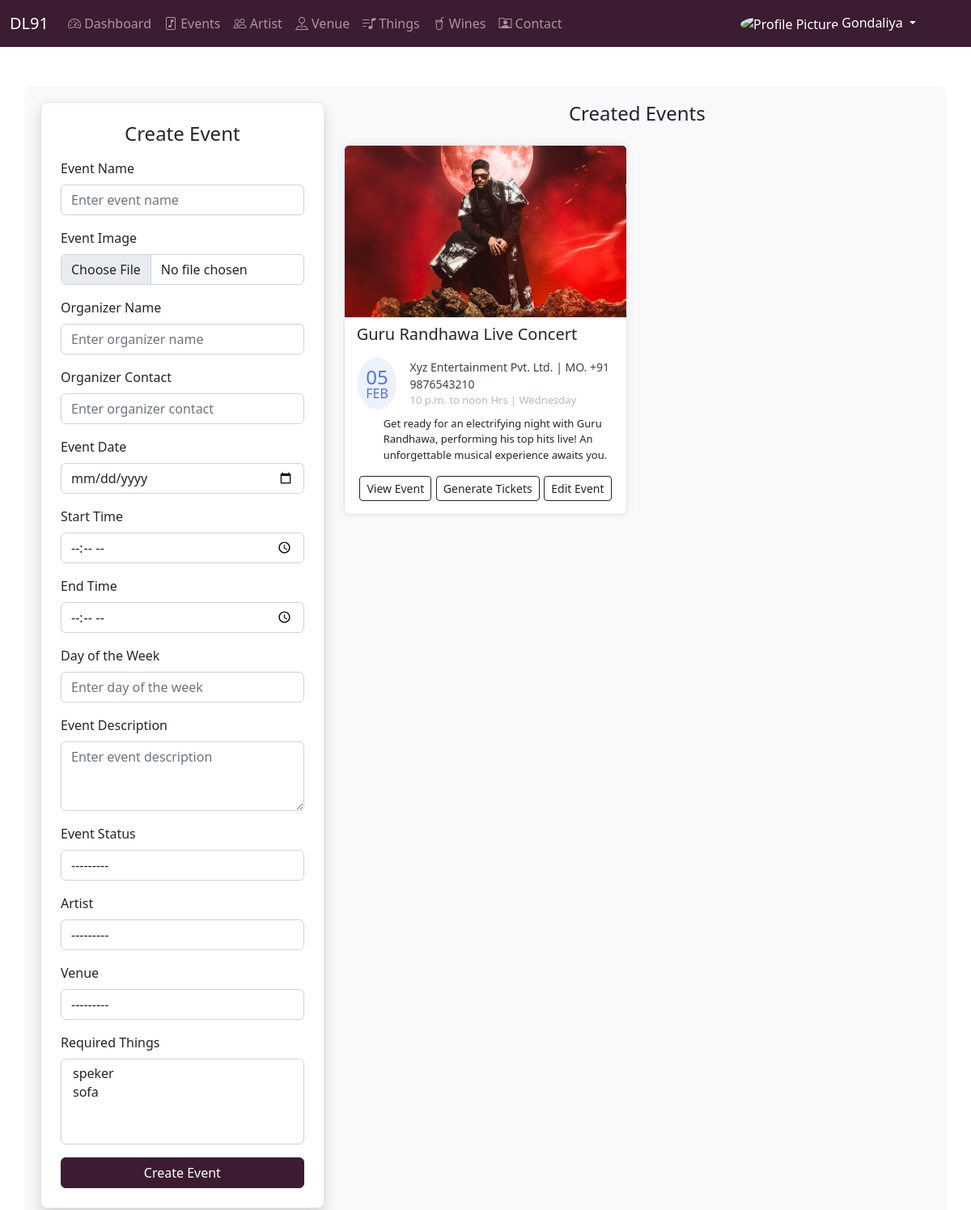
/events/ (signed in), run on an earlier commit of the app's database.
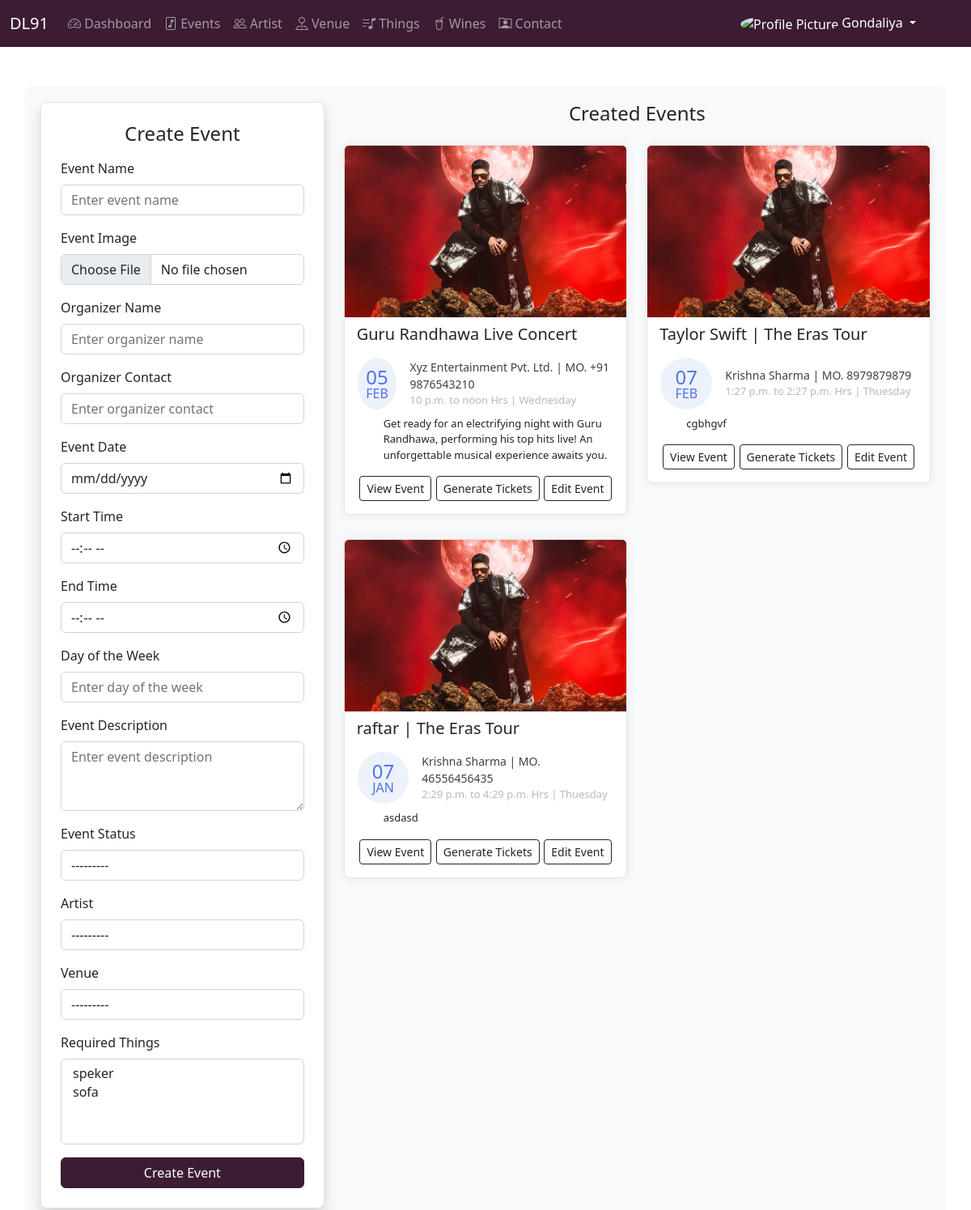
And on a later commit of the database.
### apps/events/models.py (models this page shows)
class Event(BaseClass):
    EVENT_STATUS_CHOICES = [
        ('Upcoming', 'Upcoming'),
        ('Ongoing', 'Ongoing'),
        ('Completed', 'Completed'),
        ('Cancelled', 'Cancelled'),
    ]
    manager = models.ForeignKey(Manager, on_delete=models.CASCADE)
    event_name = models.CharField(max_length=255)
    event_image = models.ImageField(upload_to='event_images/', null=True, blank=True)  # Event Image
    event_organizer_name = models.CharField(max_length=255)  # Organizer Name
    event_organizer_contact = models.CharField(max_length=20)  # Organizer Contact
    event_date = models.DateField()  # Event Date
    event_start_time = models.TimeField()
    event_end_time = models.TimeField()
    event_day_of_week = models.CharField(max_length=20)  # Day of the week
    event_description = models.TextField()  # Event Description
    event_status = models.CharField(max_length=20, choices=EVENT_STATUS_CHOICES)  # Event Status
    artist = models.ForeignKey(Artist, on_delete=models.CASCADE)  # Artist Name
    venue = models.ForeignKey(Venue, on_delete=models.CASCADE)  # Venue Name
    required_thing = models.ManyToManyField(RequiredThing)  # Things Required for the event
    def __str__(self):
        return f"{self.event_name} - {self.artist} on {self.event_date} | {self.event_start_time} - {self.event_end_time}"

### apps/dashboard/views.py (the view)
# urls.py: path('events/', DashboardViews.events, name='events'),
    @login_required
    def events(request):
        manager_id_ = request.session.get('manager_id')  # Get the manager_id from the session
        if not manager_id_:
            messages.error(request, 'Manager not found in session. Please log in again.')
            return redirect('login')  # Redirect to the login page if no manager_id
        events = Event.objects.filter(manager_id=manager_id_)  # Fetch events for the manager
        if request.method == "POST":
            form = EventForm(request.POST, request.FILES)
            if form.is_valid():
                event = form.save(commit=False)
                event.manager_id = manager_id_  # Assign the manager_id to the event
                event.save()
                messages.success(request, 'Event created successfully!')
                return redirect('events')  # Redirect to refresh the page
            else:
                print(form.errors)  # Log form errors for debugging
                messages.error(request, 'Error creating event. Please try again.')
                return redirect('events')
        else:
            form = EventForm()
        print(events)
        context = {'form': form, 'events': events, 'manager_id': manager_id_}
        return render(request, 'dashboard/events.html', context)

### apps/artist/models.py (called while the page is built)
    def __str__(self):
        return self.stage_name

### apps/dashboard/views.py (called while the page is built)
def login_required(view_func):
    @wraps(view_func)
    def wrapper(request, *args, **kwargs):
        if 'manager_id' in request.session:
            return view_func(request, *args, **kwargs)
        else:
            messages.error(request, 'You are not logged in. Please log in to access the dashboard.')
            return redirect('login')
    return wrapper

### apps/managers/models.py (called while the page is built)
    def __str__(self):
        return self.name

    def __str__(self):
        return f"{self.name}"

### apps/dashboard/templates/dashboard/events.html (shortened to what this page needs)
{% extends 'dashboard/base.html' %}
{% load static %}
{% block body %}
<div class="container mt-5 event-container">
  <div class="row">
    <div class="col-md-4">
      <div class="card p-4 shadow">
        <h4 class="text-center mb-3">Create Event</h4>
        <form action="{% url 'events' %}" method="post" enctype="multipart/form-data">
          <div class="mb-3">
            <label class="form-label">Event Name</label>
            {{ form.event_name }}
          </div>
          <div class="mb-3">
            <label class="form-label">Event Image</label>
            {{ form.event_image }}
          </div>
          <div class="mb-3">
            <label class="form-label">Organizer Name</label>
            {{ form.event_organizer_name }}
          </div>
          <div class="mb-3">
            <label class="form-label">Organizer Contact</label>
            {{ form.event_organizer_contact }}
          </div>
          <div class="mb-3">
            <label class="form-label">Event Date</label>
            {{ form.event_date }}
          </div>
          <div class="mb-3">
            <label class="form-label">Start Time</label>
            {{ form.event_start_time }}
          </div>
          <div class="mb-3">
            <label class="form-label">End Time</label>
            {{ form.event_end_time }}
          </div>
          <div class="mb-3">
            <label class="form-label">Day of the Week</label>
            {{ form.event_day_of_week }}
          </div>
          <div class="mb-3">
            <label class="form-label">Event Description</label>
            {{ form.event_description }}
          </div>
          <div class="mb-3">
            <label class="form-label">Event Status</label>
            {{ form.event_status }}
          </div>
          <div class="mb-3">
            <label class="form-label">Artist</label>
            {{ form.artist }}
          </div>
          <div class="mb-3">
            <label class="form-label">Venue</label>
            {{ form.venue }}
          </div>
          <div class="mb-3">
            <label class="form-label">Required Things</label>
            {{ form.required_thing }}
          </div>
          <button type="submit" class="btn btn-primary w-100">Create Event</button>
        </form>
      </div>
    </div>
    <div class="col-md-8">
      <h4 class="text-center mb-4">Created Events</h4>
      <div class="row">
        {% for event in events %}
        <div class="col-lg-6">
          <div class="card card-margin">
            <img src="{{ event.event_image.url }}" class="card-img-top" alt="{{ event.event_name }}">
            <div class="card-header no-border">
              <h5 class="card-title">{{event.event_name}}</h5>
            </div>
            <div class="card-body pt-0">
              <div class="widget-49">
                <div class="widget-49-title-wrapper">
                  <div class="widget-49-date-primary">
                    <span class="widget-49-date-day">{{ event.event_date|date:"d"}}</span>
                    <span class="widget-49-date-month">{{event.event_date|date:"M"}}</span>
                  </div>
                  <div class="widget-49-meeting-info">
                    <span class="widget-49-pro-title">{{event.event_organizer_name|title}} | MO.
                      {{event.event_organizer_contact}}</span>
                    <span class="widget-49-meeting-time">{{event.event_start_time}} to {{event.event_end_time}} Hrs |
                      {{event.event_day_of_week}}</span>
                  </div>
                </div>
                <ol class="widget-49-meeting-points">
                  <span class="widget-49-meeting-time">{{event.event_description|truncatewords:20 }} </span>
                </ol>
                <div class="d-flex justify-content-around">
                  <a href="#" class="btn btn-sm btn-flash-border-primary border border-dark">View Event</a>
                  <a href="#" class="btn btn-sm btn-flash-border-primary border border-dark" data-bs-toggle="modal"
                    data-bs-target="#ticketModal">
                    Generate Tickets
                  </a>
                  <a href="#" class="btn btn-sm btn-flash-border-primary border border-dark">Edit Event</a>
                </div>
              </div>
            </div>
          </div>
        </div>
        {% empty %}
        <p class="text-center">No events created yet.</p>
        {% endfor %}
      </div>
    </div>
  </div>
</div>
{% endblock %}

### apps/dashboard/templates/dashboard/base.html (shortened to what this page needs)
{% load static %}
<!DOCTYPE html>
<html lang="en">
<head>
    <link
      rel="stylesheet"
      href="https://cdn.jsdelivr.net/npm/bootstrap-icons@1.11.3/font/bootstrap-icons.min.css"
    />
    <link
      href="{% static 'dashboard/css/bootstrap.min.css' %}"
      rel="stylesheet"
    />
</head>
<body>
    <nav class="navbar navbar-expand-lg navbar-dark DL91_BG">
      <div class="container-fluid">
        <a class="navbar-brand" href="#">DL91</a>
        <div class="collapse navbar-collapse" id="navbarText">
          <ul class="navbar-nav me-auto mb-2 mb-lg-0">
            <li class="nav-item">
              <a class="nav-link" href="{% url 'dashboard' %}"><i class="bi bi-speedometer2"></i> Dashboard</a>
            </li>
            <li class="nav-item">
              <a class="nav-link" href="{% url 'events' %}"><i class="bi bi-file-music"></i> Events</a>
            </li>
            <li class="nav-item">
              <a class="nav-link" href="{% url 'artists' %}"><i class="bi bi-people"></i> Artist</a>
            </li>
            <li class="nav-item">
              <a class="nav-link" href="{% url 'venues_view' %}"><i class="bi bi-pin-map"></i> Venue</a>
            </li>
            <li class="nav-item">
              <a class="nav-link" href="{% url 'things_view' %}"><i class="bi bi-music-note-list"></i> Things</a>
            </li>
            <li class="nav-item">
              <a class="nav-link" href="{% url 'wines_view' %}"><i class="bi bi-cup-straw"></i> Wines</a>
            </li>
            <li class="nav-item">
              <a class="nav-link" href="{% url 'contact_view' %}"><i class="bi bi-person-rolodex"></i> Contact</a>
            </li>
          </ul>
          <ul class="navbar-nav ml-auto">
            <li class="nav-item dropdown me-5">
              <a
                class="nav-link dropdown-toggle text-white"
                href="#"
                role="button"
                data-bs-toggle="dropdown"
                aria-expanded="false"
              >
                <img src="https://img.freepik.com/free-psd/portrait-man-teenager-isolated_23-2151745771.jpg" alt="Profile Picture" class="rounded-circle" width="30" height="30" />
                {{request.session.manager_name|title}}
              </a>
            </li>
          </ul>
        </div>
      </div>
    </nav>
    {% block body %}
    {% endblock %}
</body>
</html>

### apps/dashboard/templates/dashboard/events.html (style rules this page uses)
.event-container { background-color: #f8f9fa; padding: 20px; border-radius: 10px; }
.card-margin { margin-bottom: 1.875rem; }
.card { border: 0; box-shadow: 0px 0px 10px 0px rgba(82, 63, 105, 0.1); -webkit-box-shadow: 0px 0px 10px 0px rgba(82, 63, 105, 0.1); -moz-box-shadow: 0px 0px 10px 0px rgba(82, 63, 105, 0.1); -ms-box-shadow: 0px 0px 10px 0px rgba(82, 63, 105, 0.1); }
.card { position: relative; display: flex; flex-direction: column; min-width: 0; word-wrap: break-word; background-color: #ffffff; background-clip: border-box; border: 1px solid #e6e4e9; border-radius: 8px; }
.card .card-header.no-border { border: 0; }
.card .card-header { background: none; padding: 0 0.9375rem; font-weight: 500; display: flex; align-items: center; min-height: 50px; }
.widget-49 .widget-49-title-wrapper { display: flex; align-items: center; }
.widget-49 .widget-49-title-wrapper .widget-49-date-primary { display: flex; align-items: center; justify-content: center; flex-direction: column; background-color: #edf1fc; width: 4rem; height: 4rem; border-radius: 50%; }
.widget-49 .widget-49-title-wrapper .widget-49-date-primary .widget-49-date-day { color: #4e73e5; font-weight: 500; font-size: 1.5rem; line-height: 1; }
.widget-49 .widget-49-title-wrapper .widget-49-date-primary .widget-49-date-month { color: #4e73e5; line-height: 1; font-size: 1rem; text-transform: uppercase; }
.widget-49 .widget-49-title-wrapper .widget-49-meeting-info { display: flex; flex-direction: column; margin-left: 1rem; }
.widget-49 .widget-49-title-wrapper .widget-49-meeting-info .widget-49-pro-title { color: #3c4142; font-size: 14px; }
.widget-49 .widget-49-title-wrapper .widget-49-meeting-info .widget-49-meeting-time { color: #B1BAC5; font-size: 13px; }
.widget-49 .widget-49-meeting-points { font-weight: 400; font-size: 13px; margin-top: .5rem; }

### apps/dashboard/templates/dashboard/base.html (style rules this page uses)
:root { --black: #1a1a1d; --white: #ffffff; --darkWine: #3b1c32; --lightWine: #6a1e55; --skyWine: #a64d79; }
.DL91_BG { background-color: var(--darkWine); color: var(--white); }

What changed in the data, as far as the page shows it:
added Event: event_image (picture), event_name "Taylor Swift | The Eras Tour", event_date "07", event_date "FEB", event_organizer_name "Krishna Sharma", event_organizer_contact "8979879879", event_start_time "1:27 p.m.", event_end_time "2:27 p.m.", event_day_of_week "Thuesday", event_description "cgbhgvf"
added Event: event_image (picture), event_name "raftar | The Eras Tour", event_date "07", event_date "JAN", event_organizer_name "Krishna Sharma", event_organizer_contact "46556456435", event_start_time "2:29 p.m.", event_end_time "4:29 p.m.", event_day_of_week "Thuesday", event_description "asdasd"
